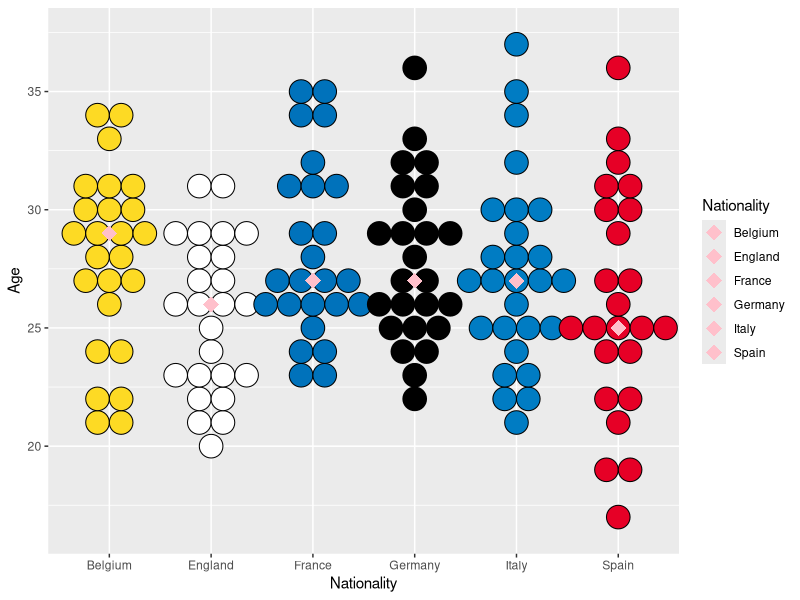
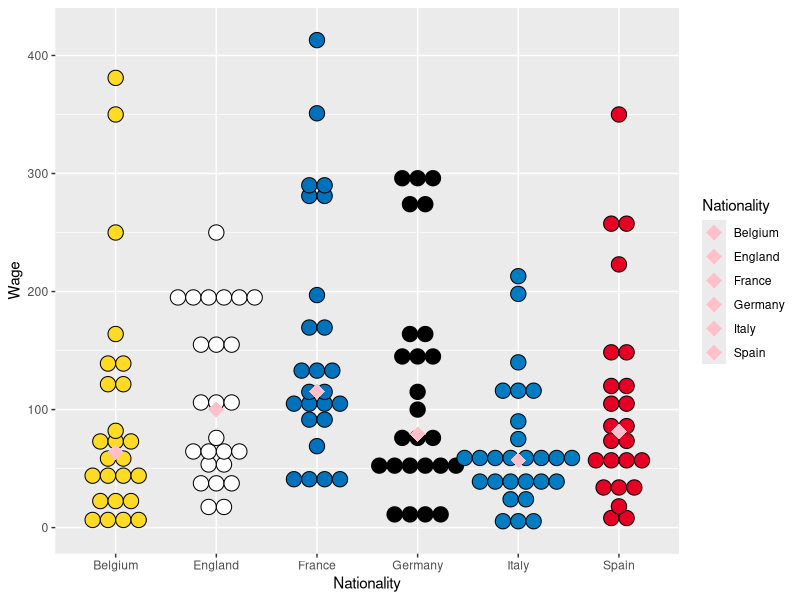
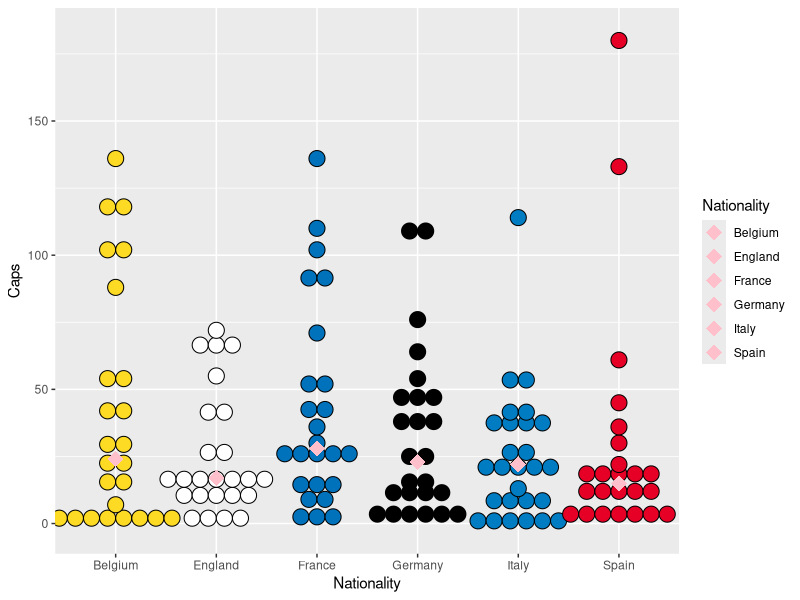
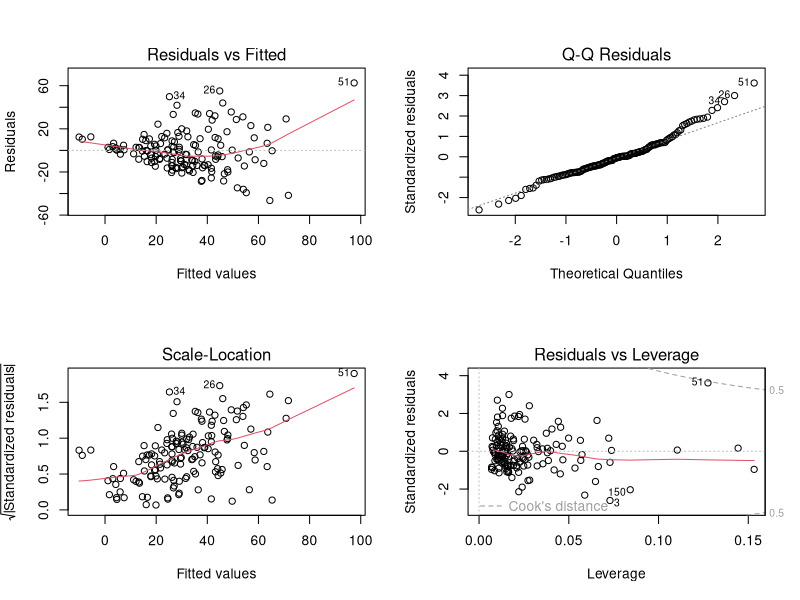
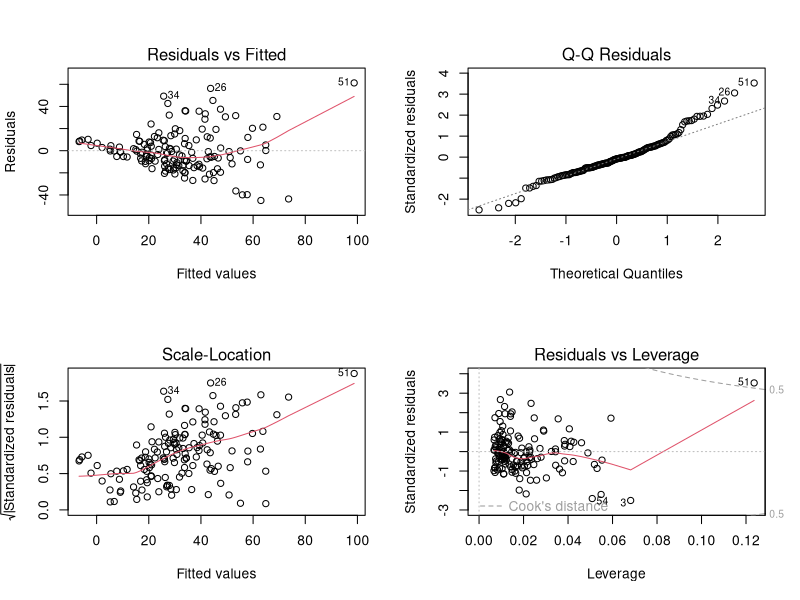
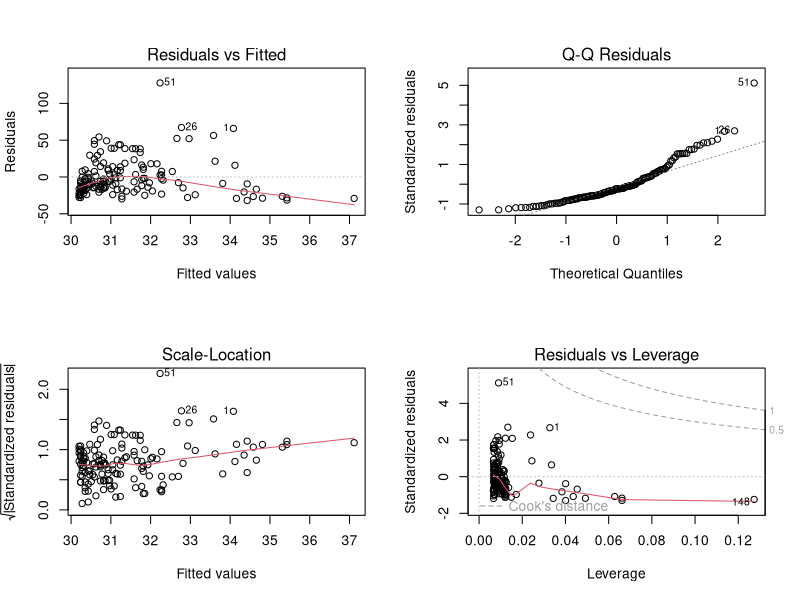

These charts were generated, in order, by the following R code:
## ---- chunk 1
knitr::opts_chunk$set(echo = TRUE)
library(tidyverse)
## ---- chunk 2
MoneyballData = read.csv("Moneyball Soccer Dataset.csv")
names(MoneyballData) = c("Players","Nationality","Club","Position","Age","Value","Wage","Caps")
attach(MoneyballData)
MoneyballData[9:13] <- list(NULL)
 MoneyballData <- MoneyballData[-c(152:183), ]
 MoneyballData <- MoneyballData %>% 
  arrange(Nationality, factor(Position, levels = c('FW', 'MF', 'DF', 'GK')))
## ---- chunk 3
# Dot Plot to see Equal Variance (value, wage and caps)

# age
plot <- ggplot(MoneyballData, aes(x=Nationality, y=Age, fill = Nationality)) + scale_fill_manual(values=c("#FDDA24", "#FFFFFF", "#0072BB", "#000000", "#007CC3", "#E60026")) +
  geom_dotplot(binaxis='y', stackdir='center', binwidth = 1) + stat_summary(fun=median, geom="point", shape=18,
                 size=5, color="pink")
plot

# wage
plot <- ggplot(MoneyballData, aes(x=Nationality, y=Wage, fill = Nationality)) + scale_fill_manual(values=c("#FDDA24", "#FFFFFF", "#0072BB", "#000000", "#007CC3", "#E60026")) +
  geom_dotplot(binaxis='y', stackdir='center', binwidth = 13) + stat_summary(fun=median, geom="point", shape=18,
                 size=5, color="pink")
plot

# caps
plot <- ggplot(MoneyballData, aes(x=Nationality, y=Caps, fill = Nationality)) + scale_fill_manual(values=c("#FDDA24", "#FFFFFF", "#0072BB", "#000000", "#007CC3", "#E60026")) +
  geom_dotplot(binaxis='y', stackdir='center', binwidth = 6) + stat_summary(fun=median, geom="point", shape=18,
                 size=5, color="pink")
plot
## ---- chunk 4
attach(MoneyballData)
modelall <- lm(Value ~ Age + Wage + Caps)
summary(modelall)
par(mfrow=c(2,2))
plot(modelall)
## ---- chunk 5
modelwocaps <- lm(Value ~ Age + Wage)
summary(modelwocaps)
par(mfrow=c(2,2))
plot(modelwocaps)
## ---- chunk 6
modelcaps <- lm(Value ~ Caps)
summary(modelcaps)
par(mfrow=c(2,2))
plot(modelcaps)
